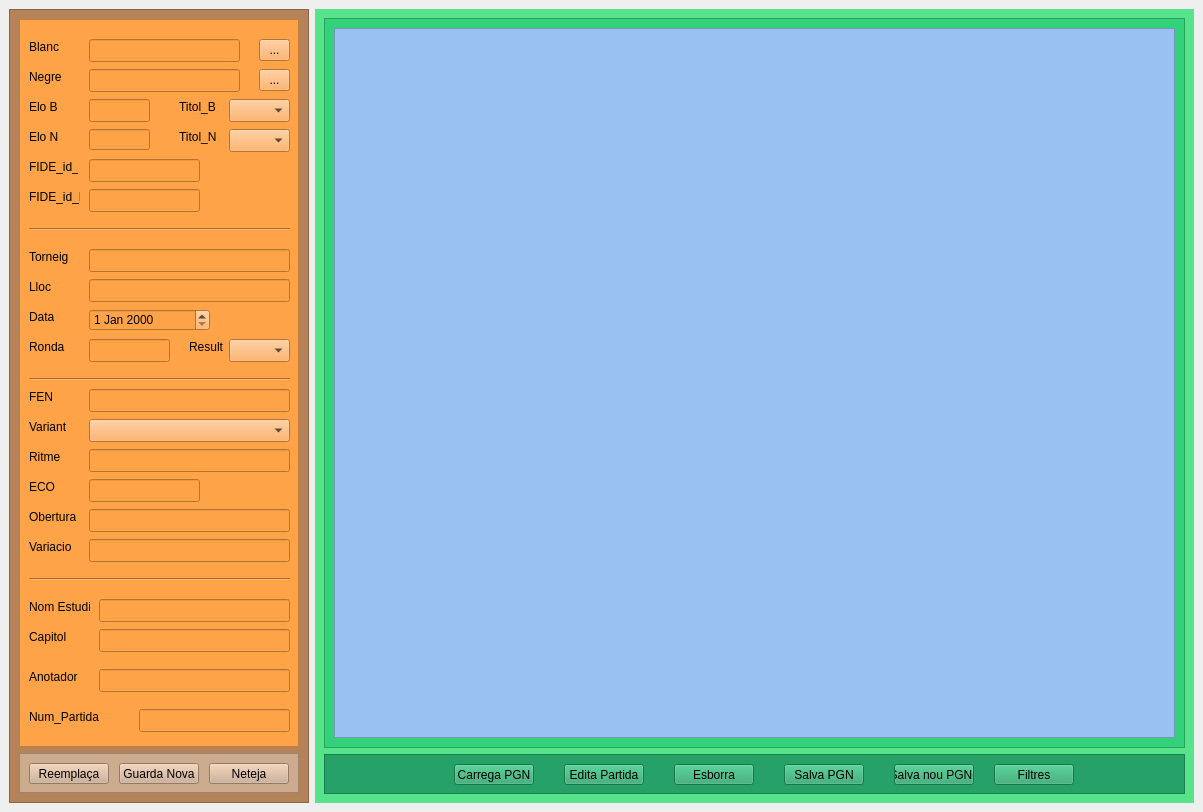
<?xml version="1.0" encoding="UTF-8"?>
<ui version="4.0">
 <class>MainWindow</class>
 <widget class="QMainWindow" name="MainWindow">
  <property name="geometry">
   <rect>
    <x>0</x>
    <y>0</y>
    <width>1203</width>
    <height>812</height>
   </rect>
  </property>
  <property name="windowTitle">
   <string>MainWindow</string>
  </property>
  <widget class="QWidget" name="centralwidget">
   <layout class="QHBoxLayout" name="horizontalLayout">
    <item>
     <widget class="QFrame" name="frame">
      <property name="minimumSize">
       <size>
        <width>300</width>
        <height>0</height>
       </size>
      </property>
      <property name="maximumSize">
       <size>
        <width>300</width>
        <height>16777215</height>
       </size>
      </property>
      <property name="styleSheet">
       <string notr="true">background-color: rgb(181, 131, 90);</string>
      </property>
      <property name="frameShape">
       <enum>QFrame::Shape::StyledPanel</enum>
      </property>
      <property name="frameShadow">
       <enum>QFrame::Shadow::Raised</enum>
      </property>
      <layout class="QVBoxLayout" name="verticalLayout">
       <item>
        <widget class="QFrame" name="frame_2">
         <property name="styleSheet">
          <string notr="true">background-color: rgb(255, 163, 72);</string>
         </property>
         <property name="frameShape">
          <enum>QFrame::Shape::StyledPanel</enum>
         </property>
         <property name="frameShadow">
          <enum>QFrame::Shadow::Raised</enum>
         </property>
         <widget class="QLabel" name="label_4">
          <property name="geometry">
           <rect>
            <x>10</x>
            <y>110</y>
            <width>31</width>
            <height>16</height>
           </rect>
          </property>
          <property name="text">
           <string>Elo N</string>
          </property>
         </widget>
         <widget class="QLineEdit" name="lineEdit_2">
          <property name="geometry">
           <rect>
            <x>70</x>
            <y>50</y>
            <width>151</width>
            <height>23</height>
           </rect>
          </property>
         </widget>
         <widget class="QLineEdit" name="lineEdit_4">
          <property name="geometry">
           <rect>
            <x>70</x>
            <y>110</y>
            <width>61</width>
            <height>21</height>
           </rect>
          </property>
         </widget>
         <widget class="QToolButton" name="toolButton">
          <property name="geometry">
           <rect>
            <x>300</x>
            <y>80</y>
            <width>31</width>
            <height>22</height>
           </rect>
          </property>
          <property name="text">
           <string>...</string>
          </property>
         </widget>
         <widget class="QToolButton" name="toolButton_2">
          <property name="geometry">
           <rect>
            <x>300</x>
            <y>110</y>
            <width>31</width>
            <height>22</height>
           </rect>
          </property>
          <property name="text">
           <string>...</string>
          </property>
         </widget>
         <widget class="QLabel" name="label_13">
          <property name="geometry">
           <rect>
            <x>160</x>
            <y>80</y>
            <width>51</width>
            <height>16</height>
           </rect>
          </property>
          <property name="text">
           <string>Titol_B</string>
          </property>
         </widget>
         <widget class="QLabel" name="label_14">
          <property name="geometry">
           <rect>
            <x>160</x>
            <y>110</y>
            <width>41</width>
            <height>16</height>
           </rect>
          </property>
          <property name="text">
           <string>Titol_N</string>
          </property>
         </widget>
         <widget class="QLineEdit" name="lineEdit">
          <property name="geometry">
           <rect>
            <x>70</x>
            <y>20</y>
            <width>151</width>
            <height>23</height>
           </rect>
          </property>
         </widget>
         <widget class="QLabel" name="label">
          <property name="geometry">
           <rect>
            <x>10</x>
            <y>20</y>
            <width>49</width>
            <height>15</height>
           </rect>
          </property>
          <property name="text">
           <string>Blanc</string>
          </property>
         </widget>
         <widget class="QLineEdit" name="lineEdit_3">
          <property name="geometry">
           <rect>
            <x>70</x>
            <y>80</y>
            <width>61</width>
            <height>23</height>
           </rect>
          </property>
         </widget>
         <widget class="QLabel" name="label_3">
          <property name="geometry">
           <rect>
            <x>10</x>
            <y>80</y>
            <width>31</width>
            <height>16</height>
           </rect>
          </property>
          <property name="text">
           <string>Elo B</string>
          </property>
         </widget>
         <widget class="QLabel" name="label_2">
          <property name="geometry">
           <rect>
            <x>10</x>
            <y>50</y>
            <width>41</width>
            <height>16</height>
           </rect>
          </property>
          <property name="text">
           <string>Negre</string>
          </property>
         </widget>
         <widget class="QLabel" name="label_5">
          <property name="geometry">
           <rect>
            <x>10</x>
            <y>230</y>
            <width>49</width>
            <height>15</height>
           </rect>
          </property>
          <property name="text">
           <string>Torneig</string>
          </property>
         </widget>
         <widget class="QLineEdit" name="lineEdit_8">
          <property name="geometry">
           <rect>
            <x>70</x>
            <y>260</y>
            <width>201</width>
            <height>23</height>
           </rect>
          </property>
          <property name="text">
           <string/>
          </property>
         </widget>
         <widget class="QLabel" name="label_9">
          <property name="geometry">
           <rect>
            <x>10</x>
            <y>290</y>
            <width>49</width>
            <height>15</height>
           </rect>
          </property>
          <property name="text">
           <string>Data</string>
          </property>
         </widget>
         <widget class="QLabel" name="label_7">
          <property name="geometry">
           <rect>
            <x>10</x>
            <y>140</y>
            <width>49</width>
            <height>15</height>
           </rect>
          </property>
          <property name="text">
           <string>FIDE_id_B</string>
          </property>
         </widget>
         <widget class="QLineEdit" name="lineEdit_10">
          <property name="geometry">
           <rect>
            <x>70</x>
            <y>230</y>
            <width>201</width>
            <height>23</height>
           </rect>
          </property>
          <property name="text">
           <string/>
          </property>
         </widget>
         <widget class="QLabel" name="label_8">
          <property name="geometry">
           <rect>
            <x>10</x>
            <y>170</y>
            <width>51</width>
            <height>16</height>
           </rect>
          </property>
          <property name="text">
           <string>FIDE_id_N</string>
          </property>
         </widget>
         <widget class="QLabel" name="label_6">
          <property name="geometry">
           <rect>
            <x>10</x>
            <y>260</y>
            <width>49</width>
            <height>15</height>
           </rect>
          </property>
          <property name="text">
           <string>Lloc</string>
          </property>
         </widget>
         <widget class="QLineEdit" name="lineEdit_11">
          <property name="geometry">
           <rect>
            <x>70</x>
            <y>140</y>
            <width>111</width>
            <height>23</height>
           </rect>
          </property>
          <property name="text">
           <string/>
          </property>
         </widget>
         <widget class="QLineEdit" name="lineEdit_12">
          <property name="geometry">
           <rect>
            <x>70</x>
            <y>170</y>
            <width>111</width>
            <height>23</height>
           </rect>
          </property>
          <property name="text">
           <string/>
          </property>
         </widget>
         <widget class="QToolButton" name="toolButton_3">
          <property name="geometry">
           <rect>
            <x>240</x>
            <y>20</y>
            <width>31</width>
            <height>22</height>
           </rect>
          </property>
          <property name="text">
           <string>...</string>
          </property>
         </widget>
         <widget class="QToolButton" name="toolButton_4">
          <property name="geometry">
           <rect>
            <x>240</x>
            <y>50</y>
            <width>31</width>
            <height>22</height>
           </rect>
          </property>
          <property name="text">
           <string>...</string>
          </property>
         </widget>
         <widget class="Line" name="line">
          <property name="geometry">
           <rect>
            <x>10</x>
            <y>200</y>
            <width>261</width>
            <height>20</height>
           </rect>
          </property>
          <property name="orientation">
           <enum>Qt::Orientation::Horizontal</enum>
          </property>
         </widget>
         <widget class="QDateEdit" name="dateEdit">
          <property name="geometry">
           <rect>
            <x>70</x>
            <y>290</y>
            <width>121</width>
            <height>22</height>
           </rect>
          </property>
         </widget>
         <widget class="QLabel" name="label_10">
          <property name="geometry">
           <rect>
            <x>10</x>
            <y>320</y>
            <width>49</width>
            <height>15</height>
           </rect>
          </property>
          <property name="text">
           <string>Ronda</string>
          </property>
         </widget>
         <widget class="QLineEdit" name="lineEdit_13">
          <property name="geometry">
           <rect>
            <x>70</x>
            <y>320</y>
            <width>81</width>
            <height>23</height>
           </rect>
          </property>
          <property name="text">
           <string/>
          </property>
         </widget>
         <widget class="QLabel" name="label_11">
          <property name="geometry">
           <rect>
            <x>170</x>
            <y>320</y>
            <width>49</width>
            <height>15</height>
           </rect>
          </property>
          <property name="text">
           <string>Result</string>
          </property>
         </widget>
         <widget class="Line" name="line_2">
          <property name="geometry">
           <rect>
            <x>10</x>
            <y>350</y>
            <width>261</width>
            <height>20</height>
           </rect>
          </property>
          <property name="orientation">
           <enum>Qt::Orientation::Horizontal</enum>
          </property>
         </widget>
         <widget class="QLineEdit" name="lineEdit_18">
          <property name="geometry">
           <rect>
            <x>70</x>
            <y>490</y>
            <width>201</width>
            <height>23</height>
           </rect>
          </property>
          <property name="text">
           <string/>
          </property>
         </widget>
         <widget class="QLabel" name="label_22">
          <property name="geometry">
           <rect>
            <x>10</x>
            <y>520</y>
            <width>49</width>
            <height>15</height>
           </rect>
          </property>
          <property name="text">
           <string>Variacio</string>
          </property>
         </widget>
         <widget class="QLabel" name="label_16">
          <property name="geometry">
           <rect>
            <x>10</x>
            <y>400</y>
            <width>49</width>
            <height>15</height>
           </rect>
          </property>
          <property name="text">
           <string>Variant</string>
          </property>
         </widget>
         <widget class="QLabel" name="label_15">
          <property name="geometry">
           <rect>
            <x>10</x>
            <y>370</y>
            <width>49</width>
            <height>15</height>
           </rect>
          </property>
          <property name="text">
           <string>FEN</string>
          </property>
         </widget>
         <widget class="QLabel" name="label_19">
          <property name="geometry">
           <rect>
            <x>10</x>
            <y>490</y>
            <width>49</width>
            <height>15</height>
           </rect>
          </property>
          <property name="text">
           <string>Obertura</string>
          </property>
         </widget>
         <widget class="QLineEdit" name="lineEdit_22">
          <property name="geometry">
           <rect>
            <x>70</x>
            <y>520</y>
            <width>201</width>
            <height>23</height>
           </rect>
          </property>
          <property name="text">
           <string/>
          </property>
         </widget>
         <widget class="QLineEdit" name="lineEdit_17">
          <property name="geometry">
           <rect>
            <x>70</x>
            <y>460</y>
            <width>111</width>
            <height>23</height>
           </rect>
          </property>
          <property name="text">
           <string/>
          </property>
         </widget>
         <widget class="QLineEdit" name="lineEdit_15">
          <property name="geometry">
           <rect>
            <x>70</x>
            <y>370</y>
            <width>201</width>
            <height>23</height>
           </rect>
          </property>
          <property name="text">
           <string/>
          </property>
         </widget>
         <widget class="QLineEdit" name="lineEdit_19">
          <property name="geometry">
           <rect>
            <x>70</x>
            <y>430</y>
            <width>201</width>
            <height>23</height>
           </rect>
          </property>
          <property name="text">
           <string/>
          </property>
         </widget>
         <widget class="QLabel" name="label_18">
          <property name="geometry">
           <rect>
            <x>10</x>
            <y>460</y>
            <width>49</width>
            <height>15</height>
           </rect>
          </property>
          <property name="text">
           <string>ECO</string>
          </property>
         </widget>
         <widget class="QLabel" name="label_17">
          <property name="geometry">
           <rect>
            <x>10</x>
            <y>430</y>
            <width>49</width>
            <height>15</height>
           </rect>
          </property>
          <property name="text">
           <string>Ritme</string>
          </property>
         </widget>
         <widget class="QComboBox" name="comboBox">
          <property name="geometry">
           <rect>
            <x>70</x>
            <y>400</y>
            <width>201</width>
            <height>23</height>
           </rect>
          </property>
         </widget>
         <widget class="QComboBox" name="comboBox_2">
          <property name="geometry">
           <rect>
            <x>210</x>
            <y>320</y>
            <width>61</width>
            <height>23</height>
           </rect>
          </property>
         </widget>
         <widget class="QComboBox" name="comboBox_3">
          <property name="geometry">
           <rect>
            <x>210</x>
            <y>80</y>
            <width>61</width>
            <height>23</height>
           </rect>
          </property>
         </widget>
         <widget class="QComboBox" name="comboBox_4">
          <property name="geometry">
           <rect>
            <x>210</x>
            <y>110</y>
            <width>61</width>
            <height>23</height>
           </rect>
          </property>
         </widget>
         <widget class="Line" name="line_3">
          <property name="geometry">
           <rect>
            <x>10</x>
            <y>550</y>
            <width>261</width>
            <height>20</height>
           </rect>
          </property>
          <property name="orientation">
           <enum>Qt::Orientation::Horizontal</enum>
          </property>
         </widget>
         <widget class="QLabel" name="label_23">
          <property name="geometry">
           <rect>
            <x>10</x>
            <y>610</y>
            <width>61</width>
            <height>16</height>
           </rect>
          </property>
          <property name="text">
           <string>Capitol</string>
          </property>
         </widget>
         <widget class="QLabel" name="label_12">
          <property name="geometry">
           <rect>
            <x>10</x>
            <y>690</y>
            <width>81</width>
            <height>16</height>
           </rect>
          </property>
          <property name="text">
           <string>Num_Partida</string>
          </property>
         </widget>
         <widget class="QLabel" name="label_21">
          <property name="geometry">
           <rect>
            <x>10</x>
            <y>650</y>
            <width>61</width>
            <height>16</height>
           </rect>
          </property>
          <property name="text">
           <string>Anotador</string>
          </property>
         </widget>
         <widget class="QLineEdit" name="lineEdit_20">
          <property name="geometry">
           <rect>
            <x>80</x>
            <y>650</y>
            <width>191</width>
            <height>23</height>
           </rect>
          </property>
          <property name="text">
           <string/>
          </property>
         </widget>
         <widget class="QLineEdit" name="lineEdit_21">
          <property name="geometry">
           <rect>
            <x>120</x>
            <y>690</y>
            <width>151</width>
            <height>23</height>
           </rect>
          </property>
         </widget>
         <widget class="QLineEdit" name="lineEdit_23">
          <property name="geometry">
           <rect>
            <x>80</x>
            <y>610</y>
            <width>191</width>
            <height>23</height>
           </rect>
          </property>
          <property name="text">
           <string/>
          </property>
         </widget>
         <widget class="QLabel" name="label_20">
          <property name="geometry">
           <rect>
            <x>10</x>
            <y>580</y>
            <width>61</width>
            <height>16</height>
           </rect>
          </property>
          <property name="text">
           <string>Nom Estudi</string>
          </property>
         </widget>
         <widget class="QLineEdit" name="lineEdit_24">
          <property name="geometry">
           <rect>
            <x>80</x>
            <y>580</y>
            <width>191</width>
            <height>23</height>
           </rect>
          </property>
          <property name="text">
           <string/>
          </property>
         </widget>
        </widget>
       </item>
       <item>
        <widget class="QFrame" name="frame_3">
         <property name="minimumSize">
          <size>
           <width>0</width>
           <height>40</height>
          </size>
         </property>
         <property name="maximumSize">
          <size>
           <width>16777215</width>
           <height>40</height>
          </size>
         </property>
         <property name="styleSheet">
          <string notr="true">background-color: rgb(205, 171, 143);</string>
         </property>
         <property name="frameShape">
          <enum>QFrame::Shape::StyledPanel</enum>
         </property>
         <property name="frameShadow">
          <enum>QFrame::Shadow::Raised</enum>
         </property>
         <widget class="QPushButton" name="pushButton_2">
          <property name="geometry">
           <rect>
            <x>100</x>
            <y>10</y>
            <width>80</width>
            <height>21</height>
           </rect>
          </property>
          <property name="text">
           <string>Guarda Nova</string>
          </property>
         </widget>
         <widget class="QPushButton" name="pushButton">
          <property name="geometry">
           <rect>
            <x>10</x>
            <y>10</y>
            <width>80</width>
            <height>21</height>
           </rect>
          </property>
          <property name="text">
           <string>Reemplaça</string>
          </property>
         </widget>
         <widget class="QPushButton" name="pushButton_3">
          <property name="geometry">
           <rect>
            <x>190</x>
            <y>10</y>
            <width>80</width>
            <height>21</height>
           </rect>
          </property>
          <property name="text">
           <string>Neteja</string>
          </property>
         </widget>
        </widget>
       </item>
      </layout>
     </widget>
    </item>
    <item>
     <widget class="QWidget" name="widget" native="true">
      <property name="styleSheet">
       <string notr="true">background-color: rgb(87, 227, 137);</string>
      </property>
      <layout class="QVBoxLayout" name="verticalLayout_2">
       <item>
        <widget class="QFrame" name="frame_5">
         <property name="styleSheet">
          <string notr="true">background-color: rgb(51, 209, 122);</string>
         </property>
         <property name="frameShape">
          <enum>QFrame::Shape::StyledPanel</enum>
         </property>
         <property name="frameShadow">
          <enum>QFrame::Shadow::Raised</enum>
         </property>
         <layout class="QVBoxLayout" name="verticalLayout_3">
          <item>
           <widget class="QTableWidget" name="tableWidget">
            <property name="styleSheet">
             <string notr="true">background-color: rgb(153, 193, 241);</string>
            </property>
           </widget>
          </item>
         </layout>
        </widget>
       </item>
       <item>
        <widget class="QFrame" name="frame_4">
         <property name="minimumSize">
          <size>
           <width>0</width>
           <height>40</height>
          </size>
         </property>
         <property name="maximumSize">
          <size>
           <width>16777215</width>
           <height>40</height>
          </size>
         </property>
         <property name="styleSheet">
          <string notr="true">background-color: rgb(38, 162, 105);</string>
         </property>
         <property name="frameShape">
          <enum>QFrame::Shape::StyledPanel</enum>
         </property>
         <property name="frameShadow">
          <enum>QFrame::Shadow::Raised</enum>
         </property>
         <widget class="QPushButton" name="pushButton_8">
          <property name="geometry">
           <rect>
            <x>570</x>
            <y>10</y>
            <width>80</width>
            <height>21</height>
           </rect>
          </property>
          <property name="text">
           <string>Salva nou PGNç</string>
          </property>
         </widget>
         <widget class="QPushButton" name="pushButton_4">
          <property name="geometry">
           <rect>
            <x>130</x>
            <y>10</y>
            <width>80</width>
            <height>21</height>
           </rect>
          </property>
          <property name="text">
           <string>Carrega PGN</string>
          </property>
         </widget>
         <widget class="QPushButton" name="pushButton_5">
          <property name="geometry">
           <rect>
            <x>240</x>
            <y>10</y>
            <width>80</width>
            <height>21</height>
           </rect>
          </property>
          <property name="text">
           <string>Edita Partida</string>
          </property>
         </widget>
         <widget class="QPushButton" name="pushButton_9">
          <property name="geometry">
           <rect>
            <x>670</x>
            <y>10</y>
            <width>80</width>
            <height>21</height>
           </rect>
          </property>
          <property name="text">
           <string>Filtres</string>
          </property>
         </widget>
         <widget class="QPushButton" name="pushButton_6">
          <property name="geometry">
           <rect>
            <x>350</x>
            <y>10</y>
            <width>80</width>
            <height>21</height>
           </rect>
          </property>
          <property name="text">
           <string>Esborra</string>
          </property>
         </widget>
         <widget class="QPushButton" name="pushButton_7">
          <property name="geometry">
           <rect>
            <x>460</x>
            <y>10</y>
            <width>80</width>
            <height>21</height>
           </rect>
          </property>
          <property name="text">
           <string>Salva PGN</string>
          </property>
         </widget>
        </widget>
       </item>
      </layout>
     </widget>
    </item>
   </layout>
  </widget>
 </widget>
 <resources/>
 <connections/>
</ui>
